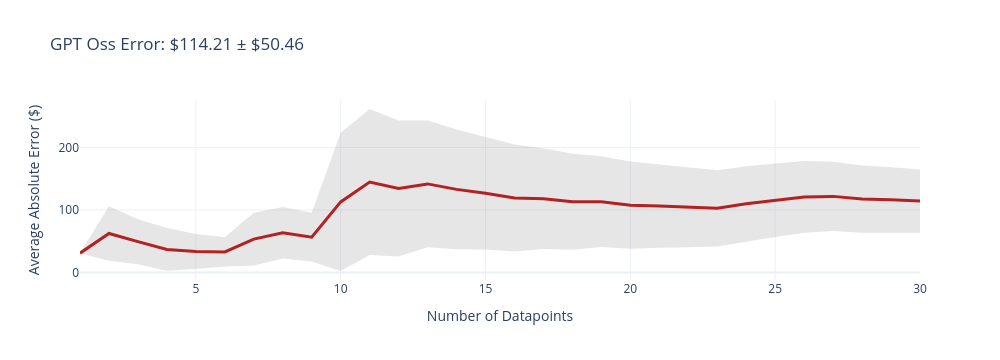
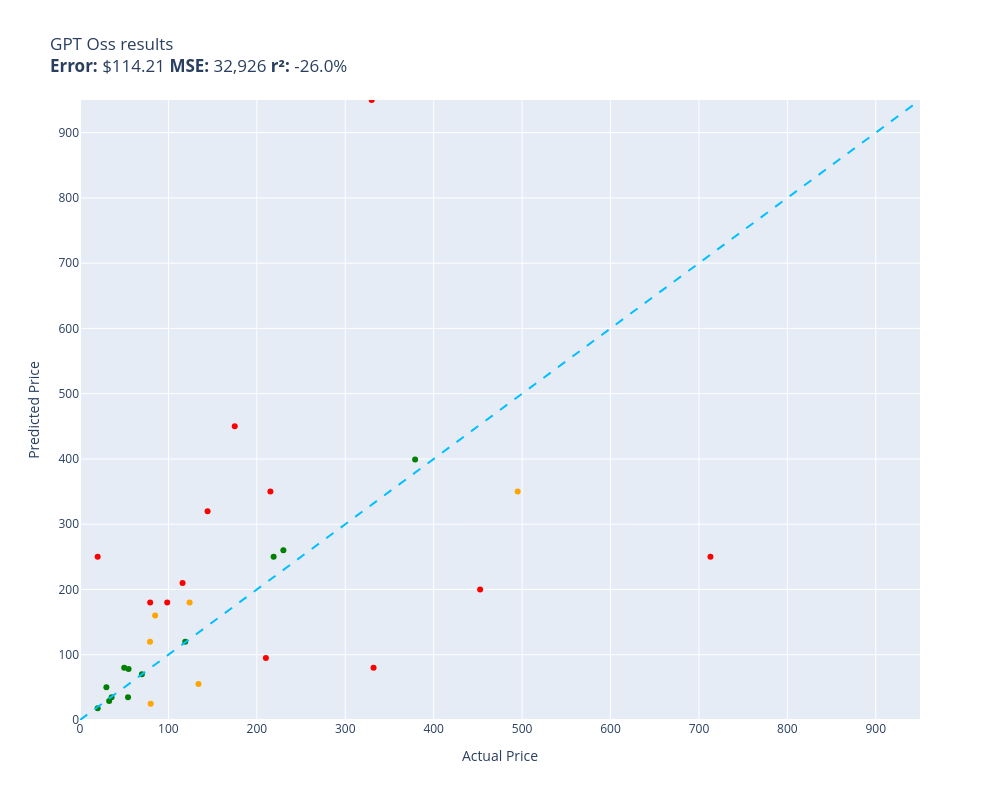

These figures' notebook cell, in order:
### Code cell
evaluate(gpt_oss, test, size = 30, workers = 1)

### Figure 1 — Plotly figure (JSON) as saved in the notebook; plotly's stock layout.template omitted (floating-point values rounded to 4 significant figures)
{"data": [{"fill": "toself", "fillcolor": "rgba(128,128,128,0.2)", "hoverinfo": "skip", "line": {"color": "rgba(255,255,255,0)"}, "name": "95% CI", "showlegend": false, "type": "scatter", "x": [1, 2, 3, 4, 5, 6, 7, 8, 9, 10, 11, 12, 13, 14, 15, 16, 17, 18, 19, 20, 21, 22, 23, 24, 25, 26, 27, 28, 29, 30, 30, 29, 28, 27, 26, 25, 24, 23, 22, 21, 20, 19, 18, 17, 16, 15, 14, 13, 12, 11, 10, 9, 8, 7, 6, 5, 4, 3, 2, 1], "y": [31, 106.2, 85.27, 71.14, 61.57, 56.34, 95.45, 104.8, 95.44, 223.4, 261.5, 243.1, 243.1, 228.5, 216.8, 204.7, 198.6, 189.8, 185.9, 177.5, 172.8, 167.7, 163.7, 169.9, 174.2, 178.2, 177.0, 171.3, 168.3, 164.7, 63.75, 64.22, 63.66, 66.6, 63.61, 57.0, 49.94, 41.82, 40.36, 39.78, 37.87, 40.68, 36.54, 37.53, 33.61, 36.92, 37.45, 40.4, 25.63, 28.06, 2.486, 17.75, 22.35, 11.39, 9.739, 5.715, 2.902, 13.43, 18.84, 31]}, {"customdata": [[0], [43.66], [35.92], [34.12], [27.93], [23.3], [42.03], [41.22], [38.85], [110.5], [116.7], [108.7], [101.3], [95.53], [89.92], [85.55], [80.54], [76.64], [72.6], [69.8], [66.53], [63.66], [60.94], [60.0], [58.62], [57.27], [55.18], [53.84], [52.04], [50.46]], "hovertemplate": "n=%{x}<br>Avg Error=$%{y:,.2f}<br>±95% CI=$%{customdata[0]:,.2f}<extra></extra>", "line": {"color": "firebrick", "width": 3}, "mode": "lines", "name": "Cumulative Avg Error", "type": "scatter", "x": [1, 2, 3, 4, 5, 6, 7, 8, 9, 10, 11, 12, 13, 14, 15, 16, 17, 18, 19, 20, 21, 22, 23, 24, 25, 26, 27, 28, 29, 30], "y": [31, 62.51, 49.35, 37.02, 33.64, 33.04, 53.42, 63.58, 56.59, 112.9, 144.8, 134.4, 141.7, 133.0, 126.8, 119.2, 118.1, 113.2, 113.3, 107.7, 106.3, 104.0, 102.8, 109.9, 115.6, 120.9, 121.8, 117.5, 116.3, 114.2]}], "layout": {"height": 360, "showlegend": false, "title": {"text": "GPT Oss Error: $114.21 ± $50.46"}, "width": 1000, "xaxis": {"title": {"text": "Number of Datapoints"}}, "yaxis": {"title": {"text": "Average Absolute Error ($)"}}}}

### Figure 2 — Plotly figure (JSON) as saved in the notebook; plotly's stock layout.template omitted (floating-point values rounded to 4 significant figures)
{"data": [{"customdata": [["Old Blood Noise Excess V2 Distortion Cho...\nGuess=$250.00 Actual=$219.00"], ["NewPower99 Battery Kit for Samsung Galax...\nGuess=$78.00 Actual=$54.95"], ["EXMAX NG-10X Fresnel Lens Focusing Adapt...\nGuess=$70.00 Actual=$69.98"], ["Stand for Raven Pro Document Scanner - P...\nGuess=$49.99 Actual=$29.85"], ["RBC12-UPC Replacement Battery Cartridge ...\nGuess=$260.00 Actual=$229.99"], ["8544771 Dryer Heating Element, 279816 Th...\nGuess=$35.00 Actual=$35.74"], ["Metabo HPT 36V MultiVolt™ Cordless Rotar...\nGuess=$399.00 Actual=$379.00"], ["Innovative Percussion CB-6 Chamois Bass ...\nGuess=$35.00 Actual=$54.32"], ["LOVE MEI Galaxy S10 Lite Case, Military ...\nGuess=$29.00 Actual=$32.98"], ["LD Products Compatible Toner Cartridge R...\nGuess=$80.00 Actual=$49.98"], ["PEMP E65 E66 CDC Simulate Optical Fiber ...\nGuess=$120.00 Actual=$119.00"], ["June Garden 12\" Sweet Dolly Charlotte - ...\nGuess=$18.00 Actual=$19.99"]], "hovertemplate": "%{customdata[0]}<extra></extra>", "legendgroup": "green", "marker": {"color": "green", "size": 6, "symbol": "circle"}, "mode": "markers", "name": "green", "orientation": "v", "showlegend": true, "type": "scatter", "x": [219.0, 54.95, 69.98, 29.85, 230.0, 35.74, 379.0, 54.32, 32.98, 49.98, 119.0, 19.99], "xaxis": "x", "y": [250.0, 78.0, 70.0, 49.99, 260.0, 35.0, 399.0, 35.0, 29.0, 80.0, 120.0, 18.0], "yaxis": "y"}, {"customdata": [["telpo Headlight Assembly Fit For 15 Camr...\nGuess=$210.00 Actual=$115.99"], ["SuppliesOutlet Compatible Toner Cartridg...\nGuess=$320.00 Actual=$144.29"], ["ACDelco GM Original Equipment FW339 Fron...\nGuess=$350.00 Actual=$215.33"], ["Pump Head TBVECHI 175PSI 4KW 5.5HP 21CFM...\nGuess=$950.00 Actual=$329.90"], ["Bam France 2002XL Contoured Hightech Bla...\nGuess=$250.00 Actual=$713.00"], ["46mm Digital Pro High-Resolution Close-U...\nGuess=$250.00 Actual=$19.99"], ["GJY Portable TV,10.6 inch Mini TV for AT...\nGuess=$179.99 Actual=$79.36"], ["APS iBoard 6-inch Aluminum (Black Powder...\nGuess=$95.00 Actual=$210.23"], ["SKB iSeries 3i-13096-6KP Case for BlackM...\nGuess=$449.99 Actual=$174.99"], ["Bam Trekking 3027SB Single Black Clarine...\nGuess=$80.00 Actual=$332.00"], ["DEWALT 20V MAX* XR Impact Driver with Bl...\nGuess=$199.99 Actual=$452.53"], ["Aolemi Oil Rubbed Bronze Single Function...\nGuess=$180.00 Actual=$98.65"]], "hovertemplate": "%{customdata[0]}<extra></extra>", "legendgroup": "red", "marker": {"color": "red", "size": 6, "symbol": "circle"}, "mode": "markers", "name": "red", "orientation": "v", "showlegend": true, "type": "scatter", "x": [116.0, 144.3, 215.3, 329.9, 713.0, 19.99, 79.36, 210.2, 175.0, 332.0, 452.5, 98.65], "xaxis": "x", "y": [210.0, 320.0, 350.0, 950.0, 250.0, 250.0, 180.0, 95.0, 450.0, 80.0, 200.0, 180.0], "yaxis": "y"}, {"customdata": [["Panasonic KX-TG6511B DECT 6.0 PLUS Expan...\nGuess=$120.00 Actual=$79.20"], ["Intermatic PX300 12V 300W Transformer wi...\nGuess=$55.00 Actual=$134.00"], ["CORSAIR Dominator Platinum RGB 32GB (2x1...\nGuess=$180.00 Actual=$124.00"], ["HK SYSTEMS 13\" Heavy Duty Black \"Push\" O...\nGuess=$160.00 Actual=$84.95"], ["Mini PC, Kinupute Desktop Computer E3-12...\nGuess=$350.00 Actual=$495.00"], ["Clementoni 39132.5 Jigsaw Puzzle 1,000 P...\nGuess=$25.00 Actual=$79.95"]], "hovertemplate": "%{customdata[0]}<extra></extra>", "legendgroup": "orange", "marker": {"color": "orange", "size": 6, "symbol": "circle"}, "mode": "markers", "name": "orange", "orientation": "v", "showlegend": true, "type": "scatter", "x": [79.2, 134.0, 124.0, 84.95, 495.0, 79.95], "xaxis": "x", "y": [120.0, 55.0, 180.0, 160.0, 350.0, 25.0], "yaxis": "y"}, {"hoverinfo": "skip", "line": {"color": "deepskyblue", "dash": "dash", "width": 2}, "mode": "lines", "name": "y = x", "showlegend": false, "type": "scatter", "x": [0, 950], "y": [0, 950]}], "layout": {"height": 800, "legend": {"title": {"text": "color"}, "tracegroupgap": 0}, "showlegend": false, "title": {"text": "GPT Oss results<br><b>Error:</b> $114.21 <b>MSE:</b> 32,926 <b>r²:</b> -26.0%"}, "width": 1000, "xaxis": {"anchor": "y", "domain": [0, 1], "range": [0, 950], "title": {"text": "Actual Price"}}, "yaxis": {"anchor": "x", "domain": [0, 1], "range": [0, 950], "title": {"text": "Predicted Price"}}}}
